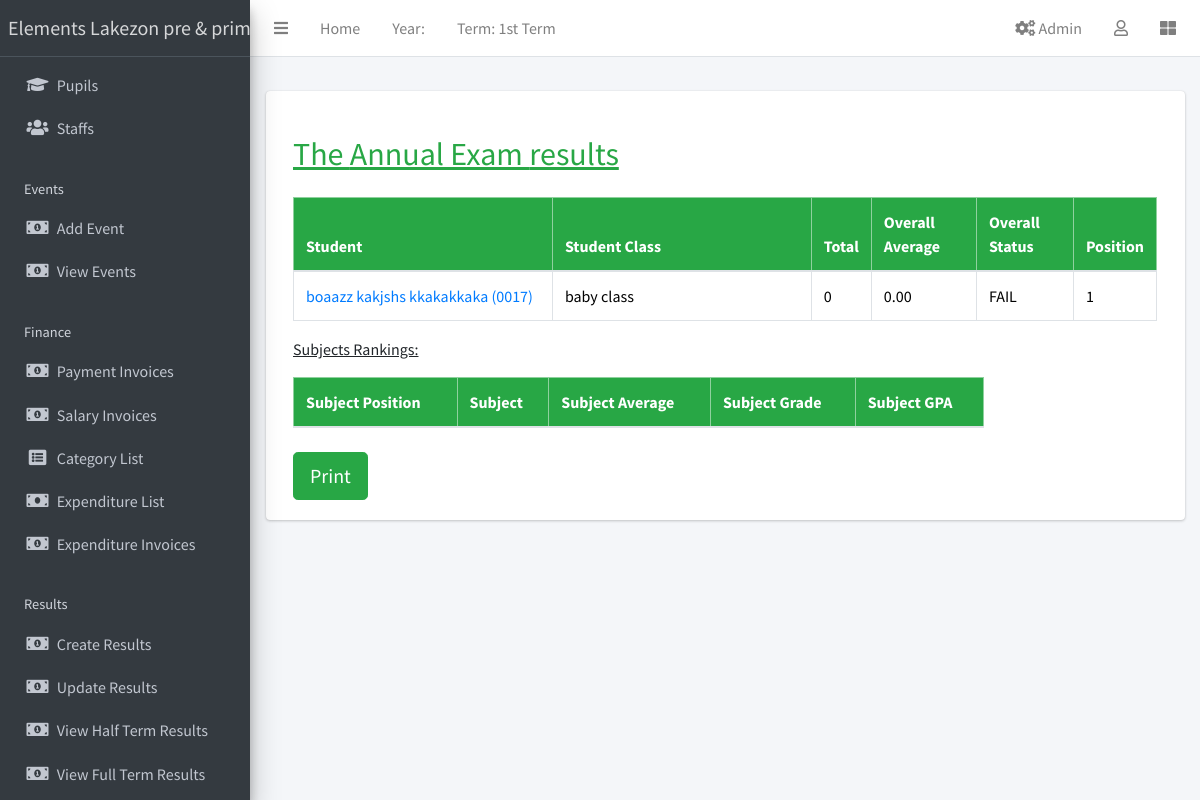
The page /result/class/results/4/ on the database its author committed.
### apps/corecode/models.py (models this page shows, shortened)
class AcademicTerm(models.Model):
    name = models.CharField(max_length=20, unique=True)
    current = models.BooleanField(default=True)
    class Meta:
        ordering = ["name"]

class ExamType(models.Model):
    name = models.CharField(max_length=50, unique=True)
    current = models.BooleanField(default=True)
    class Meta:
        ordering = ["name"]

class StudentClass(models.Model):
    name = models.CharField(max_length=200, unique=True)
    class Meta:
        verbose_name = "Class"
        verbose_name_plural = "Classes"
        ordering = ["name"]
    def __str__(self):
        return self.name

### apps/students/models.py (models this page shows, shortened)
class Student(models.Model):
    STATUS_CHOICES = [("active", "Active"), ("inactive", "Inactive")]
    GENDER_CHOICES = [("male", "Male"), ("female", "Female")]
    current_status = models.CharField(
        max_length=10, choices=STATUS_CHOICES, default="active"
    )
    registration_number = models.CharField(max_length=200, unique=True)
    surname = models.CharField(max_length=200)
    firstname = models.CharField(max_length=200)
    other_name = models.CharField(max_length=200, blank=True)
    gender = models.CharField(max_length=10, choices=GENDER_CHOICES, default="male")
    date_of_birth = models.DateField(default=timezone.now)
    current_class = models.ForeignKey(
        StudentClass, on_delete=models.SET_NULL, blank=True, null=True
    )
    date_of_admission = models.DateField(default=timezone.now)
    mobile_num_regex = RegexValidator(
        regex="^[0-9]{10,15}$", message="Entered mobile number isn't in a right format!"
    )
    parent_mobile_number = models.CharField(
        validators=[mobile_num_regex], max_length=13, blank=True
    )
    address = models.TextField(blank=True)
    others = models.TextField(blank=True)
    passport = models.ImageField(blank=True, upload_to="students/passports/")
    class Meta:
        ordering = ["surname", "firstname", "other_name"]
    def __str__(self):
        return f"{self.surname} {self.firstname} {self.other_name} ({self.registration_number})"

### apps/result/views.py (the view, shortened to what this page needs)
# urls.py: path('class/results/<int:class_id>/', ClassResultsView.as_view(), name='class-results'),
class ClassResultsView(TemplateView):
    template_name = 'result/class_results.html'
    def get_context_data(self, **kwargs):
        context = super().get_context_data(**kwargs)
        class_id = self.kwargs.get('class_id')
        selected_class = StudentClass.objects.get(pk=class_id)
        session = AcademicSession.objects.get(current=True)
        term = AcademicTerm.objects.get(current=True)
        exam = ExamType.objects.get(current=True)
        context['class_id'] = class_id
        context['selected_class'] = selected_class
        students = Student.objects.filter(current_class=selected_class)
        data = []
        subjects = set()
        for student in students:
            student_data = {
                'student': student,
                'student_class': student.current_class,
                'subjects': {}
            }
            student_results = Result.objects.filter(
                student=student,
                session=session,
                term=term,
                exam=exam
            )
            total_marks = student_results.aggregate(total_marks=Sum('average'))['total_marks'] or 0
            overall_average = total_marks / len(student_results) if len(student_results) > 0 else 0
            overall_status = "PASS" if overall_average >= 25 else "FAIL"
            student_data['total'] = total_marks
            student_data['overall_average'] = overall_average
            student_data['overall_status'] = overall_status
            data.append(student_data)
        context['data'] = sorted(data, key=lambda x: x['overall_average'], reverse=True)
        context['subjects'] = sorted(subjects)
        subject_data = []
        context['subject_data'] = sorted(subject_data, key=lambda x: x['average'], reverse=True)
        return context

### apps/corecode/context_processors.py (called while the page is built)
def site_defaults(request):
    current_session = AcademicSession.objects.get(current=True)
    current_term = AcademicTerm.objects.get(current=True)
    current_exam = ExamType.objects.get(current=True)
    vals = SiteConfig.objects.all()
    contexts = {
        "current_session": current_session.name,
        "current_term": current_term.name,
        "current_exam": current_exam.name,
    }
    for val in vals:
        contexts[val.key] = val.value
    return contexts

### apps/result/templates/result/class_results.html (shortened to what this page needs)
{% extends 'base.html' %}
{% block content %}
<div class="container mt-4">
  <h2 class="text-success mb-4"><u>The {{ current_exam }} results</u></h2>
  <table class="table table-bordered table-student-width">
    <thead class="table-success">
      <tr>
        <th rowspan="2" class="text-white bg-success">Student</th>
        <th rowspan="2" class="text-white bg-success">Student Class</th>
        <th rowspan="2" class="text-white bg-success">Total</th>
        <th rowspan="2" class="text-white bg-success">Overall Average</th>
        <th rowspan="2" class="text-white bg-success">Overall Status</th>
        <th rowspan="2" class="text-white bg-success">Position</th>
      </tr>
    </thead>
    <tbody>
      {% for student_data in data %}
      <tr>
        <td style="width: 30%; white-space: nowrap;">
          <a href="{% url 'single-student' student_id=student_data.student.id %}" class="text-decoration-none">{{ student_data.student }}</a>
        </td>
        <td style="width: 30%; white-space: nowrap;">
          {{ student_data.student_class }}
        </td>
        <td>{{ student_data.total }}</td>
        <td>{{ student_data.overall_average|floatformat:"2" }}</td>
        <td>{{ student_data.overall_status }}</td>
        <td>{{ forloop.counter }}</td>
      </tr>
      {% endfor %}
    </tbody>
  </table>
  <p><u>Subjects Rankings:</u></p>
  <table class="table table-bordered table-subject-width">
    <thead class="table-success">
      <tr>
        <th class="text-white bg-success">Subject Position</th>
        <th class="text-white bg-success">Subject</th>
        <th class="text-white bg-success">Subject Average</th>
        <th class="text-white bg-success">Subject Grade</th>
        <th class="text-white bg-success">Subject GPA</th>
      </tr>
    </thead>
  </table>
  <div class="mt-4 d-print-none">
    <button
      type="button"
      class="btn btn-success btn-lg me-2"
      onclick="printTable()"
    >
      Print
    </button>
  </div>
</div>
{% endblock %}

### templates/base.html (shortened to what this page needs)
{% load static %}
<!DOCTYPE html>
<html lang="en">
<head>
  <link rel="stylesheet" href="{% static 'css/bootstrap.min.css' %}">
  <link href="https://stackpath.bootstrapcdn.com/bootstrap/5.1.3/css/bootstrap.min.css" rel="stylesheet">
  <link rel="stylesheet" href="{% static 'plugins/fontawesome-free/css/all.min.css' %}">
  <link rel="stylesheet" href="{% static 'plugins/toastr/toastr.min.css' %}">
  <link rel="stylesheet" href="{% static 'plugins/overlayScrollbars/css/OverlayScrollbars.min.css' %}">
  <link rel="stylesheet" href="{% static 'plugins/Datatables/datatables.min.css' %}" />
  <link rel="stylesheet" href="{% static 'dist/css/adminlte.min.css' %}">
</head>
<body class="hold-transition sidebar-mini layout-fixed layout-navbar-fixed layout-footer-fixed">
  <div class="wrapper">
    <nav class="main-header navbar navbar-expand navbar-white navbar-light">
      <ul class="navbar-nav">
        <li class="nav-item">
          <a class="nav-link" data-widget="pushmenu" href="#" role="button"><i class="fas fa-bars"></i></a>
        </li>
        <li class="nav-item d-none d-sm-inline-block">
          <a href="{% url 'home' %}" class="nav-link">Home</a>
        </li>
        <li class="nav-item d-none d-sm-inline-block">
          <a class="nav-link">Year: {{ current_year}}</a>
        </li>
        <li class="nav-item d-none d-sm-inline-block">
          <a class="nav-link">Term: {{ current_term }}</a>
        </li>
      </ul>
      <ul class="navbar-nav ml-auto">
  <li class="nav-item">
    <a class="nav-link" href="{% url 'goto-admin' %}">
      <i class="fas fa-cogs"></i> Admin
    </a>
  </li>
        <li class="nav-item dropdown">
          <a class="nav-link" data-toggle="dropdown" href="#">
            <i class="far fa-user"></i>
          </a>
        </li>
        <li class="nav-item">
          <a class="nav-link" data-widget="control-sidebar" data-slide="true" href="#" role="button"><i class="fas fa-th-large"></i></a>
        </li>
      </ul>
    </nav>
    <aside class="main-sidebar sidebar-dark-primary elevation-4">
      <a href="{% url 'home' %}" class="brand-link">{{"Elements Lakezon pre & primary school" }}</a>
      <div class="sidebar">
        <nav class="mt-2">
          <ul class="nav nav-pills nav-sidebar flex-column" data-widget="treeview" role="menu" data-accordion="false">
            <li class="nav-item">
               <a href="{% url 'student-list' %}" class="nav-link">
                <i class="nav-icon fas fa-graduation-cap"></i>
                <p>Pupils</p>
              </a>
            </li>
            <li class="nav-item">
              <a href="{% url 'staff-list' %}" class="nav-link">
                <i class="nav-icon fas fa-users"></i>
                <p>
                  Staffs
                </p>
              </a>
            </li>
            <li class="nav-header">Events</li>
            <li class="nav-item">
               <a href="{% url 'event_create' %}" class="nav-link">
                <i class="nav-icon fas fa-money-bill-alt"></i>
                <p>Add Event</p>
              </a>
            </li>
            <li class="nav-item">
                <a href="{% url 'event_list' %}" class="nav-link">
                <i class="nav-icon fas fa-money-bill-alt"></i>
                <p>View Events</p>
              </a>
            </li>
            <li class="nav-header">Finance</li>
            <li class="nav-item">
               <a href="{% url 'invoice-list' %}" class="nav-link">
                <i class="nav-icon fas fa-money-bill-alt"></i>
                <p>Payment Invoices</p>
              </a>
            </li>
            <li class="nav-item">
                <a href="{% url 'salary-invoice-list' %}" class="nav-link">
                <i class="nav-icon fas fa-money-bill-alt"></i>
                <p>Salary Invoices</p>
              </a>
            </li>
            <li class="nav-item">
               <a href="{% url 'category_list' %}" class="nav-link">
                <i class="nav-icon fas fa-list-alt"></i>
                <p>Category List</p>
              </a>
            </li>
            <li class="nav-item">
              <a href="{% url 'expenditure_list' %}" class="nav-link">
                <i class="nav-icon fas fa-money-bill"></i>
                <p>Expenditure List</p>
              </a>
            </li>
            <li class="nav-item">
            <a href="{% url 'expenditure-invoice-list' %}" class="nav-link">
                <i class="nav-icon fas fa-money-bill-alt"></i>
                <p>Expenditure Invoices</p>
              </a>
            </li>
            <li class="nav-header">Results</li>
            <li class="nav-item">
              <a href="{% url 'create-result' %}" class="nav-link">
                <i class="nav-icon fas fa-money-bill-alt"></i>
                <p>
                  Create Results
                </p>
              </a>
            </li>
            <li class="nav-item">
              <a href="{% url 'edit-results' %}" class="nav-link">
                <i class="nav-icon fas fa-money-bill-alt"></i>
                <p>
                  Update Results
                </p>
              </a>
            </li>
            <li class="nav-item">
              <a href="{% url 'single-class' %}" class="nav-link">
                <i class="nav-icon fas fa-money-bill-alt"></i>
                <p>
                  View Half Term Results
                </p>
              </a>
            </li>
            <li class="nav-item">
              <a href="{% url 'class-list' %}" class="nav-link">
                  <i class="nav-icon fas fa-money-bill-alt"></i>
                  <p>
                      View Full Term Results
                  </p>
              </a>
          </li>
        </nav>
      </div>
    </aside>
    <div class="content-wrapper">
      <section class="content-header">
      </section>
      <section class="content">
        <div class="container-fluid">
          <div class="row">
            <div class="col-md-12">
              {% block fullcard %}
              <div class="card">
                <div class="card-body">
                  <div class="row">
                    <div class="col">
                      {% block content %}
                      {% endblock content %}
                    </div>
                  </div>
                </div>
              </div>
              {% endblock fullcard %}
            </div>
          </div>
        </div>
      </section>
    </div>
  </div>
</body>
</html>

### apps/result/templates/result/class_results.html (style rules this page uses)
.table-student-width { width: 100%; }
.table-subject-width { width: 80%; }

### rows shown on the page
AcademicTerm: name "1st Term"
ExamType: name "Annual Exam"
Student: student "boaazz kakjshs kkakakkaka (0017)", student_class "baby class", total "0", overall_average "0.00", overall_status "FAIL"

### other values the page prints
{{ "Elements Lakezon pre & primary school" }} "Elements Lakezon pre &…"
